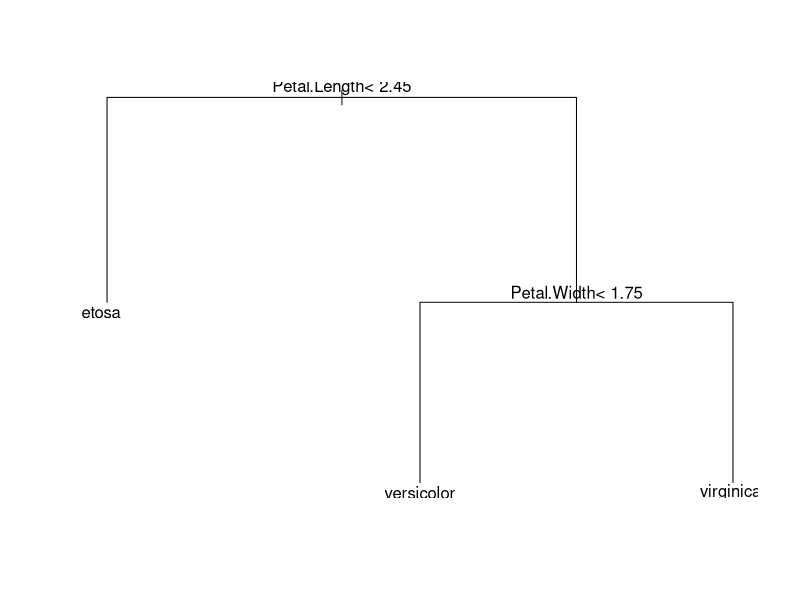
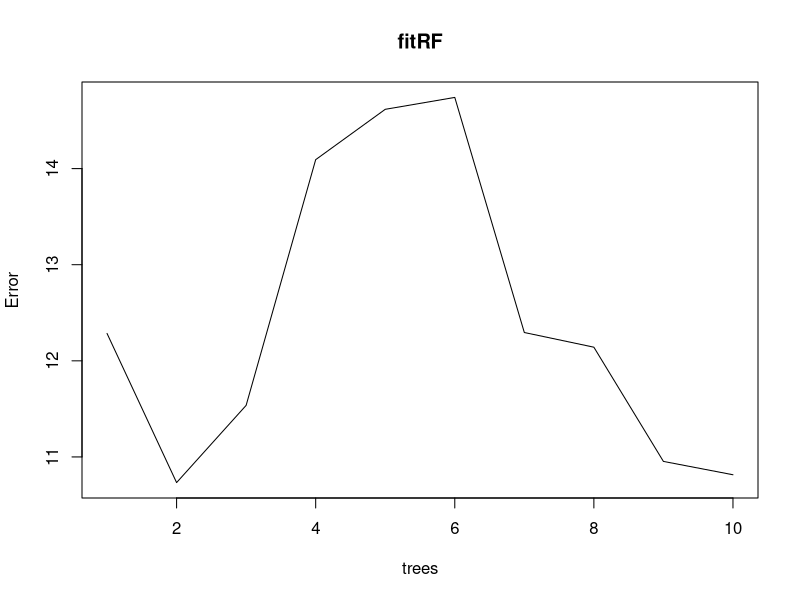

Write the R code that produced these figures, in order.
## Decision Trees in R
library(rpart) # The Library



fit <- rpart(Species~., data = iris, method = 'class') # The fitting



plot(fit) #plotting and labeling
text(fit)























#New Data
View(mtcars)

library(randomForest) #The library

fitRF <- randomForest(mpg~., data = mtcars, na.action = na.omit, ntree = 10)

print(fitRF) #Lets see the Structure

plot(fitRF) # Lets see the errors
importance(fitRF) # What is important?





















